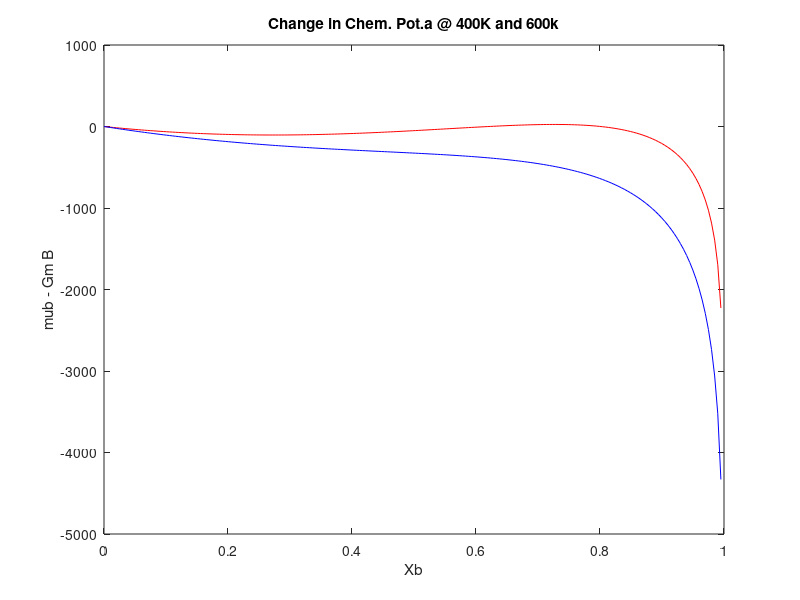
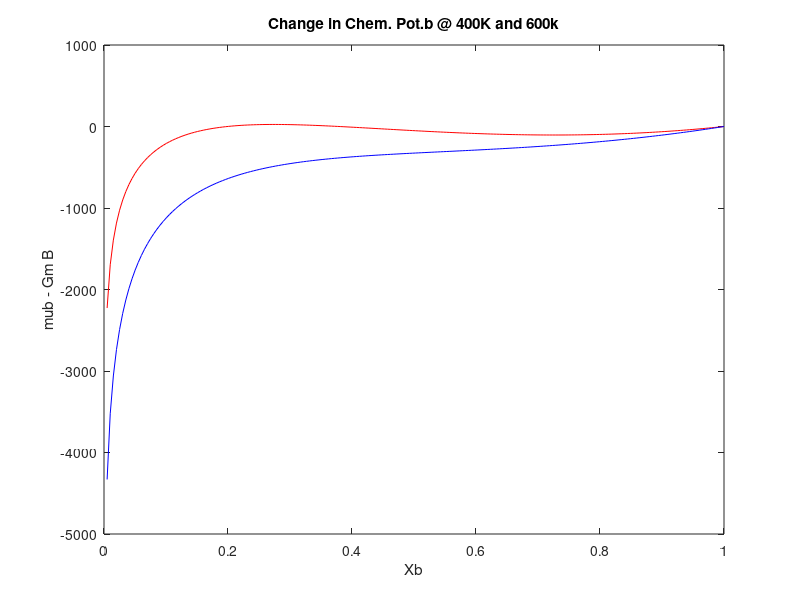

The MATLAB script that drew these images, in order:
clear;
clc;
clf;
w=2000; R=1.987; T1=400; T2=600;
Xb=linspace(0,1,200);
chempota400=(R*T1)*log(1-Xb)+w*(Xb.^2);
chempota600=(R*T2)*log(1-Xb)+w*(Xb.^2);
chempotb400=(R*T1)*log(Xb)+w*((1-Xb).^2);
chempotb600=(R*T2)*log(Xb)+w*((1-Xb).^2);
figure(1)
plot(Xb,chempota400,'r',Xb,chempota600,'b');
xlabel('Xb'); ylabel('mub - Gm B');
title('Change in Chem. Pot.a @ 400K and 600k');
figure(2)
plot(Xb,chempotb400,'r',Xb,chempotb600,'b');
xlabel('Xb'); ylabel('mub - Gm B');
title('Change in Chem. Pot.b @ 400K and 600k');
